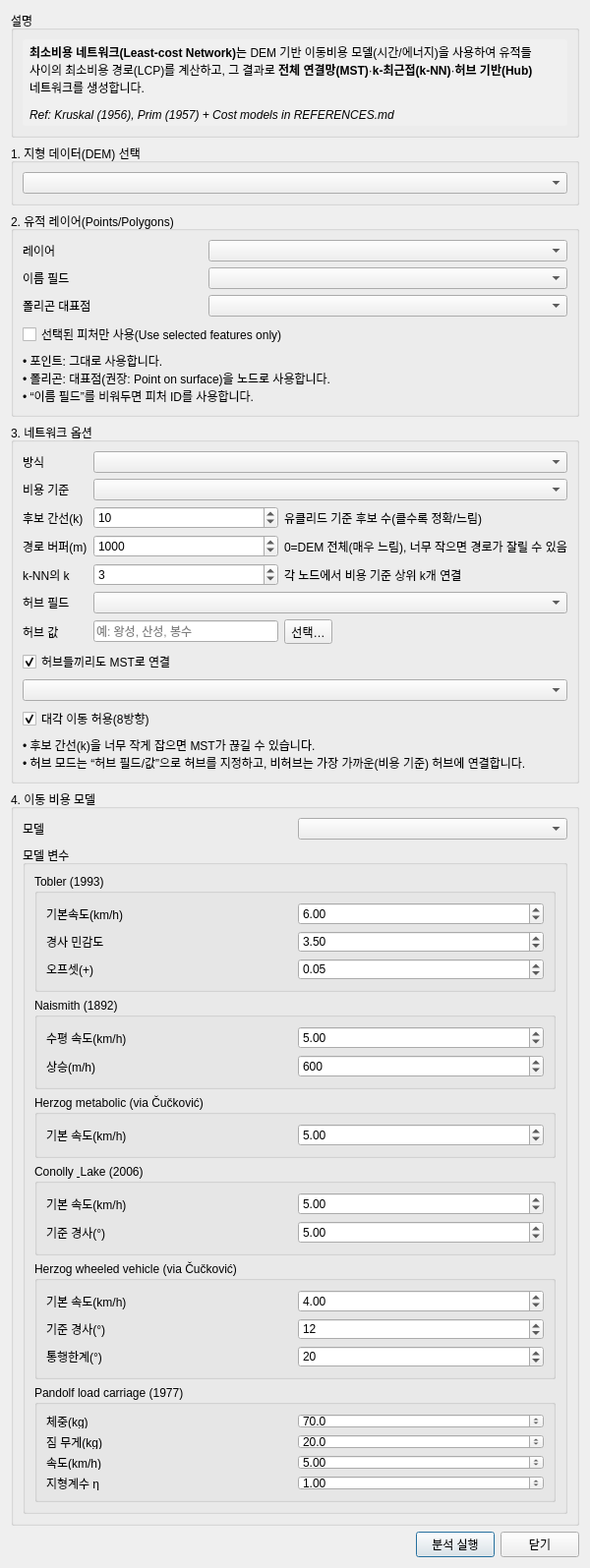
<?xml version="1.0" encoding="UTF-8"?>
<ui version="4.0">
 <class>CostNetworkDialog</class>
 <widget class="QDialog" name="CostNetworkDialog">
  <property name="geometry">
   <rect>
    <x>0</x>
    <y>0</y>
    <width>600</width>
    <height>680</height>
   </rect>
  </property>
  <property name="windowTitle">
   <string>최소비용 네트워크 (Least-cost Network) - ArchToolkit</string>
  </property>
  <layout class="QVBoxLayout" name="verticalLayout">
   <item>
    <widget class="QGroupBox" name="groupInfo">
     <property name="title">
      <string>설명</string>
     </property>
     <layout class="QVBoxLayout" name="verticalLayout_Info">
      <item>
       <widget class="QLabel" name="lblDescription">
        <property name="text">
         <string>&lt;html&gt;&lt;head/&gt;&lt;body&gt;
&lt;p&gt;&lt;span style=&quot;font-weight:600;&quot;&gt;최소비용 네트워크(Least-cost Network)&lt;/span&gt;는 DEM 기반 이동비용 모델(시간/에너지)을 사용하여 유적들 사이의 최소비용 경로(LCP)를 계산하고, 그 결과로 &lt;b&gt;전체 연결망(MST)&lt;/b&gt;·&lt;b&gt;k-최근접(k-NN)&lt;/b&gt;·&lt;b&gt;허브 기반(Hub)&lt;/b&gt; 네트워크를 생성합니다.&lt;/p&gt;
&lt;p&gt;&lt;span style=&quot;font-style:italic;&quot;&gt;Ref: Kruskal (1956), Prim (1957) + Cost models in REFERENCES.md&lt;/span&gt;&lt;/p&gt;
&lt;/body&gt;&lt;/html&gt;</string>
        </property>
        <property name="wordWrap">
         <bool>true</bool>
        </property>
        <property name="styleSheet">
         <string>background-color: #f0f0f0; padding: 4px; border-radius: 3px;</string>
        </property>
       </widget>
      </item>
     </layout>
    </widget>
   </item>
   <item>
    <widget class="QGroupBox" name="groupDem">
     <property name="title">
      <string>1. 지형 데이터(DEM) 선택</string>
     </property>
     <layout class="QVBoxLayout" name="verticalLayout_Dem">
      <item>
       <widget class="QgsMapLayerComboBox" name="cmbDemLayer"/>
      </item>
     </layout>
    </widget>
   </item>
   <item>
    <widget class="QGroupBox" name="groupInput">
     <property name="title">
      <string>2. 유적 레이어(Points/Polygons)</string>
     </property>
     <layout class="QGridLayout" name="gridLayout_Input">
      <item row="0" column="0">
       <widget class="QLabel" name="lblSiteLayer">
        <property name="text">
         <string>레이어</string>
        </property>
       </widget>
      </item>
      <item row="0" column="1" colspan="2">
       <widget class="QgsMapLayerComboBox" name="cmbSiteLayer"/>
      </item>
      <item row="1" column="0">
       <widget class="QLabel" name="lblNameField">
        <property name="text">
         <string>이름 필드</string>
        </property>
       </widget>
      </item>
      <item row="1" column="1" colspan="2">
       <widget class="QComboBox" name="cmbNameField"/>
      </item>
      <item row="2" column="0">
       <widget class="QLabel" name="lblPolyMode">
        <property name="text">
         <string>폴리곤 대표점</string>
        </property>
       </widget>
      </item>
      <item row="2" column="1" colspan="2">
       <widget class="QComboBox" name="cmbPolyPointMode"/>
      </item>
      <item row="3" column="0" colspan="3">
       <widget class="QCheckBox" name="chkSelectedOnly">
        <property name="text">
         <string>선택된 피처만 사용(Use selected features only)</string>
        </property>
        <property name="checked">
         <bool>false</bool>
        </property>
       </widget>
      </item>
      <item row="4" column="0" colspan="3">
       <widget class="QLabel" name="lblInputHelp">
        <property name="text">
         <string>&lt;html&gt;• 포인트: 그대로 사용합니다.&lt;br/&gt;• 폴리곤: 대표점(권장: Point on surface)을 노드로 사용합니다.&lt;br/&gt;• “이름 필드”를 비워두면 피처 ID를 사용합니다.&lt;/html&gt;</string>
        </property>
        <property name="wordWrap">
         <bool>true</bool>
        </property>
       </widget>
      </item>
     </layout>
    </widget>
   </item>
   <item>
    <widget class="QGroupBox" name="groupNetwork">
     <property name="title">
      <string>3. 네트워크 옵션</string>
     </property>
     <layout class="QGridLayout" name="gridLayout_Network">
      <item row="0" column="0">
       <widget class="QLabel" name="lblNetworkMode">
        <property name="text">
         <string>방식</string>
        </property>
       </widget>
      </item>
      <item row="0" column="1" colspan="2">
       <widget class="QComboBox" name="cmbNetworkMode"/>
      </item>
      <item row="1" column="0">
       <widget class="QLabel" name="lblCostMode">
        <property name="text">
         <string>비용 기준</string>
        </property>
       </widget>
      </item>
      <item row="1" column="1" colspan="2">
       <widget class="QComboBox" name="cmbCostMode"/>
      </item>
      <item row="2" column="0">
       <widget class="QLabel" name="lblCandidateK">
        <property name="text">
         <string>후보 간선(k)</string>
        </property>
       </widget>
      </item>
      <item row="2" column="1">
       <widget class="QSpinBox" name="spinCandidateK">
        <property name="minimum">
         <number>2</number>
        </property>
        <property name="maximum">
         <number>2000</number>
        </property>
        <property name="value">
         <number>10</number>
        </property>
       </widget>
      </item>
      <item row="2" column="2">
       <widget class="QLabel" name="lblCandidateKHint">
        <property name="text">
         <string>유클리드 기준 후보 수(클수록 정확/느림)</string>
        </property>
       </widget>
      </item>
      <item row="3" column="0">
       <widget class="QLabel" name="lblPairBuffer">
        <property name="text">
         <string>경로 버퍼(m)</string>
        </property>
       </widget>
      </item>
      <item row="3" column="1">
       <widget class="QDoubleSpinBox" name="spinPairBuffer">
        <property name="decimals">
         <number>0</number>
        </property>
        <property name="minimum">
         <double>0.000000000000000</double>
        </property>
        <property name="maximum">
         <double>10000000.000000000000000</double>
        </property>
        <property name="singleStep">
         <double>100.000000000000000</double>
        </property>
        <property name="value">
         <double>1000.000000000000000</double>
        </property>
       </widget>
      </item>
      <item row="3" column="2">
       <widget class="QLabel" name="lblPairBufferHint">
        <property name="text">
         <string>0=DEM 전체(매우 느림), 너무 작으면 경로가 잘릴 수 있음</string>
        </property>
       </widget>
      </item>
      <item row="4" column="0">
       <widget class="QLabel" name="lblKnnK">
        <property name="text">
         <string>k-NN의 k</string>
        </property>
       </widget>
      </item>
      <item row="4" column="1">
       <widget class="QSpinBox" name="spinKnnK">
        <property name="minimum">
         <number>1</number>
        </property>
        <property name="maximum">
         <number>2000</number>
        </property>
        <property name="value">
         <number>3</number>
        </property>
       </widget>
      </item>
      <item row="4" column="2">
       <widget class="QLabel" name="lblKnnKHint">
        <property name="text">
         <string>각 노드에서 비용 기준 상위 k개 연결</string>
        </property>
       </widget>
      </item>
      <item row="5" column="0">
       <widget class="QLabel" name="lblHubField">
        <property name="text">
         <string>허브 필드</string>
        </property>
       </widget>
      </item>
      <item row="5" column="1" colspan="2">
       <widget class="QComboBox" name="cmbHubField"/>
      </item>
      <item row="6" column="0">
       <widget class="QLabel" name="lblHubValues">
        <property name="text">
         <string>허브 값</string>
        </property>
       </widget>
      </item>
      <item row="6" column="1">
       <widget class="QLineEdit" name="txtHubValues">
        <property name="placeholderText">
         <string>예: 왕성, 산성, 봉수</string>
        </property>
       </widget>
      </item>
      <item row="6" column="2">
       <widget class="QToolButton" name="btnPickHubValues">
        <property name="text">
         <string>선택…</string>
        </property>
       </widget>
      </item>
      <item row="7" column="0" colspan="3">
       <widget class="QCheckBox" name="chkHubConnectMst">
        <property name="text">
         <string>허브들끼리도 MST로 연결</string>
        </property>
        <property name="checked">
         <bool>true</bool>
        </property>
       </widget>
      </item>
      <item row="8" column="0" colspan="3">
       <widget class="QComboBox" name="cmbSymmetrize"/>
      </item>
      <item row="9" column="0" colspan="3">
       <widget class="QCheckBox" name="chkDiagonal">
        <property name="text">
         <string>대각 이동 허용(8방향)</string>
        </property>
        <property name="checked">
         <bool>true</bool>
        </property>
       </widget>
      </item>
      <item row="10" column="0" colspan="3">
       <widget class="QLabel" name="lblNetworkHelp">
        <property name="text">
         <string>&lt;html&gt;• 후보 간선(k)을 너무 작게 잡으면 MST가 끊길 수 있습니다.&lt;br/&gt;• 허브 모드는 “허브 필드/값”으로 허브를 지정하고, 비허브는 가장 가까운(비용 기준) 허브에 연결합니다.&lt;/html&gt;</string>
        </property>
        <property name="wordWrap">
         <bool>true</bool>
        </property>
       </widget>
      </item>
     </layout>
    </widget>
   </item>
   <item>
    <widget class="QGroupBox" name="groupModel">
     <property name="title">
      <string>4. 이동 비용 모델</string>
     </property>
     <layout class="QGridLayout" name="gridLayout_Model">
      <item row="0" column="0">
       <widget class="QLabel" name="lblModel">
        <property name="text">
         <string>모델</string>
        </property>
       </widget>
      </item>
      <item row="0" column="1">
       <widget class="QComboBox" name="cmbModel"/>
      </item>
      <item row="1" column="0" colspan="2">
       <widget class="QGroupBox" name="groupModelParams">
        <property name="title">
         <string>모델 변수</string>
        </property>
        <layout class="QVBoxLayout" name="verticalLayout_ModelParams">
         <item>
          <widget class="QGroupBox" name="groupToblerParams">
           <property name="title">
            <string>Tobler (1993)</string>
           </property>
           <layout class="QGridLayout" name="gridLayout_Tobler">
            <item row="0" column="0">
             <widget class="QLabel" name="lblToblerBaseSpeed">
              <property name="text">
               <string>기본속도(km/h)</string>
              </property>
             </widget>
            </item>
            <item row="0" column="1">
             <widget class="QDoubleSpinBox" name="spinToblerBaseKmh">
              <property name="decimals">
               <number>2</number>
              </property>
              <property name="minimum">
               <double>0.100000000000000</double>
              </property>
              <property name="maximum">
               <double>20.000000000000000</double>
              </property>
              <property name="singleStep">
               <double>0.500000000000000</double>
              </property>
              <property name="value">
               <double>6.000000000000000</double>
              </property>
             </widget>
            </item>
            <item row="1" column="0">
             <widget class="QLabel" name="lblToblerSlopeFactor">
              <property name="text">
               <string>경사 민감도</string>
              </property>
             </widget>
            </item>
            <item row="1" column="1">
             <widget class="QDoubleSpinBox" name="spinToblerSlopeFactor">
              <property name="decimals">
               <number>2</number>
              </property>
              <property name="minimum">
               <double>0.000000000000000</double>
              </property>
              <property name="maximum">
               <double>20.000000000000000</double>
              </property>
              <property name="singleStep">
               <double>0.100000000000000</double>
              </property>
              <property name="value">
               <double>3.500000000000000</double>
              </property>
             </widget>
            </item>
            <item row="2" column="0">
             <widget class="QLabel" name="lblToblerOffset">
              <property name="text">
               <string>오프셋(+)</string>
              </property>
             </widget>
            </item>
            <item row="2" column="1">
             <widget class="QDoubleSpinBox" name="spinToblerOffset">
              <property name="decimals">
               <number>2</number>
              </property>
              <property name="minimum">
               <double>-1.000000000000000</double>
              </property>
              <property name="maximum">
               <double>1.000000000000000</double>
              </property>
              <property name="singleStep">
               <double>0.010000000000000</double>
              </property>
              <property name="value">
               <double>0.050000000000000</double>
              </property>
             </widget>
            </item>
           </layout>
          </widget>
         </item>
         <item>
          <widget class="QGroupBox" name="groupNaismithParams">
           <property name="title">
            <string>Naismith (1892)</string>
           </property>
           <layout class="QGridLayout" name="gridLayout_Naismith">
            <item row="0" column="0">
             <widget class="QLabel" name="lblNaismithSpeed">
              <property name="text">
               <string>수평 속도(km/h)</string>
              </property>
             </widget>
            </item>
            <item row="0" column="1">
             <widget class="QDoubleSpinBox" name="spinNaismithSpeedKmh">
              <property name="decimals">
               <number>2</number>
              </property>
              <property name="minimum">
               <double>0.100000000000000</double>
              </property>
              <property name="maximum">
               <double>20.000000000000000</double>
              </property>
              <property name="singleStep">
               <double>0.500000000000000</double>
              </property>
              <property name="value">
               <double>5.000000000000000</double>
              </property>
             </widget>
            </item>
            <item row="1" column="0">
             <widget class="QLabel" name="lblNaismithAscent">
              <property name="text">
               <string>상승(m/h)</string>
              </property>
             </widget>
            </item>
            <item row="1" column="1">
             <widget class="QDoubleSpinBox" name="spinNaismithAscentMph">
              <property name="decimals">
               <number>0</number>
              </property>
              <property name="minimum">
               <double>1.000000000000000</double>
              </property>
              <property name="maximum">
               <double>5000.000000000000000</double>
              </property>
              <property name="singleStep">
               <double>50.000000000000000</double>
              </property>
              <property name="value">
               <double>600.000000000000000</double>
              </property>
             </widget>
            </item>
           </layout>
          </widget>
         </item>
         <item>
          <widget class="QGroupBox" name="groupHerzogMetabolicParams">
           <property name="title">
            <string>Herzog metabolic (via Čučković)</string>
           </property>
           <layout class="QGridLayout" name="gridLayout_HerzogMetabolic">
            <item row="0" column="0">
             <widget class="QLabel" name="lblHerzogBaseSpeed">
              <property name="text">
               <string>기본 속도(km/h)</string>
              </property>
             </widget>
            </item>
            <item row="0" column="1">
             <widget class="QDoubleSpinBox" name="spinHerzogBaseKmh">
              <property name="decimals">
               <number>2</number>
              </property>
              <property name="minimum">
               <double>0.100000000000000</double>
              </property>
              <property name="maximum">
               <double>20.000000000000000</double>
              </property>
              <property name="singleStep">
               <double>0.500000000000000</double>
              </property>
              <property name="value">
               <double>5.000000000000000</double>
              </property>
             </widget>
            </item>
           </layout>
          </widget>
         </item>
         <item>
          <widget class="QGroupBox" name="groupConollyLakeParams">
           <property name="title">
            <string>Conolly &amp; Lake (2006)</string>
           </property>
           <layout class="QGridLayout" name="gridLayout_ConollyLake">
            <item row="0" column="0">
             <widget class="QLabel" name="lblConollyBaseSpeed">
              <property name="text">
               <string>기본 속도(km/h)</string>
              </property>
             </widget>
            </item>
            <item row="0" column="1">
             <widget class="QDoubleSpinBox" name="spinConollyBaseKmh">
              <property name="decimals">
               <number>2</number>
              </property>
              <property name="minimum">
               <double>0.100000000000000</double>
              </property>
              <property name="maximum">
               <double>20.000000000000000</double>
              </property>
              <property name="singleStep">
               <double>0.500000000000000</double>
              </property>
              <property name="value">
               <double>5.000000000000000</double>
              </property>
             </widget>
            </item>
            <item row="1" column="0">
             <widget class="QLabel" name="lblConollyRefSlope">
              <property name="text">
               <string>기준 경사(°)</string>
              </property>
             </widget>
            </item>
            <item row="1" column="1">
             <widget class="QDoubleSpinBox" name="spinConollyRefSlopeDeg">
              <property name="toolTip">
               <string>경사 페널티가 본격적으로 커지기 시작하는 기준 경사(°). 값이 작을수록 약한 경사에도 페널티가 커집니다. (기본값: 5°)</string>
              </property>
              <property name="decimals">
               <number>2</number>
              </property>
              <property name="minimum">
               <double>0.100000000000000</double>
              </property>
              <property name="maximum">
               <double>30.000000000000000</double>
              </property>
              <property name="singleStep">
               <double>0.100000000000000</double>
              </property>
              <property name="value">
               <double>5.000000000000000</double>
              </property>
             </widget>
            </item>
           </layout>
          </widget>
         </item>
         <item>
          <widget class="QGroupBox" name="groupHerzogWheeledParams">
           <property name="title">
            <string>Herzog wheeled vehicle (via Čučković)</string>
           </property>
           <layout class="QGridLayout" name="gridLayout_HerzogWheeled">
            <item row="0" column="0">
             <widget class="QLabel" name="lblWheeledBaseSpeed">
              <property name="text">
               <string>기본 속도(km/h)</string>
              </property>
             </widget>
            </item>
            <item row="0" column="1">
             <widget class="QDoubleSpinBox" name="spinWheeledBaseKmh">
              <property name="decimals">
               <number>2</number>
              </property>
              <property name="minimum">
               <double>0.100000000000000</double>
              </property>
              <property name="maximum">
               <double>20.000000000000000</double>
              </property>
              <property name="singleStep">
               <double>0.500000000000000</double>
              </property>
              <property name="value">
               <double>4.000000000000000</double>
              </property>
             </widget>
            </item>
            <item row="1" column="0">
             <widget class="QLabel" name="lblWheeledCriticalSlope">
              <property name="text">
               <string>기준 경사(°)</string>
              </property>
             </widget>
            </item>
            <item row="1" column="1">
             <widget class="QDoubleSpinBox" name="spinWheeledCriticalSlopeDeg">
              <property name="decimals">
               <number>0</number>
              </property>
              <property name="minimum">
               <double>1.000000000000000</double>
              </property>
              <property name="maximum">
               <double>80.000000000000000</double>
              </property>
              <property name="singleStep">
               <double>1.000000000000000</double>
              </property>
              <property name="value">
               <double>12.000000000000000</double>
              </property>
             </widget>
            </item>
            <item row="2" column="0">
             <widget class="QLabel" name="lblWheeledMaxSlope">
              <property name="text">
               <string>통행한계(°)</string>
              </property>
             </widget>
            </item>
            <item row="2" column="1">
             <widget class="QDoubleSpinBox" name="spinWheeledMaxSlopeDeg">
              <property name="decimals">
               <number>0</number>
              </property>
              <property name="minimum">
               <double>1.000000000000000</double>
              </property>
              <property name="maximum">
               <double>89.000000000000000</double>
              </property>
              <property name="singleStep">
               <double>1.000000000000000</double>
              </property>
              <property name="value">
               <double>20.000000000000000</double>
              </property>
             </widget>
            </item>
           </layout>
          </widget>
         </item>
         <item>
          <widget class="QGroupBox" name="groupPandolfParams">
           <property name="title">
            <string>Pandolf load carriage (1977)</string>
           </property>
           <layout class="QGridLayout" name="gridLayout_Pandolf">
            <item row="0" column="0">
             <widget class="QLabel" name="lblPandolfBody">
              <property name="text">
               <string>체중(kg)</string>
              </property>
             </widget>
            </item>
            <item row="0" column="1">
             <widget class="QDoubleSpinBox" name="spinPandolfBodyKg">
              <property name="decimals">
               <number>1</number>
              </property>
              <property name="minimum">
               <double>1.000000000000000</double>
              </property>
              <property name="maximum">
               <double>300.000000000000000</double>
              </property>
              <property name="singleStep">
               <double>1.000000000000000</double>
              </property>
              <property name="value">
               <double>70.000000000000000</double>
              </property>
             </widget>
            </item>
            <item row="1" column="0">
             <widget class="QLabel" name="lblPandolfLoad">
              <property name="text">
               <string>짐 무게(kg)</string>
              </property>
             </widget>
            </item>
            <item row="1" column="1">
             <widget class="QDoubleSpinBox" name="spinPandolfLoadKg">
              <property name="decimals">
               <number>1</number>
              </property>
              <property name="minimum">
               <double>0.000000000000000</double>
              </property>
              <property name="maximum">
               <double>300.000000000000000</double>
              </property>
              <property name="singleStep">
               <double>1.000000000000000</double>
              </property>
              <property name="value">
               <double>20.000000000000000</double>
              </property>
             </widget>
            </item>
            <item row="2" column="0">
             <widget class="QLabel" name="lblPandolfSpeed">
              <property name="text">
               <string>속도(km/h)</string>
              </property>
             </widget>
            </item>
            <item row="2" column="1">
             <widget class="QDoubleSpinBox" name="spinPandolfSpeedKmh">
              <property name="decimals">
               <number>2</number>
              </property>
              <property name="minimum">
               <double>0.100000000000000</double>
              </property>
              <property name="maximum">
               <double>20.000000000000000</double>
              </property>
              <property name="singleStep">
               <double>0.500000000000000</double>
              </property>
              <property name="value">
               <double>5.000000000000000</double>
              </property>
             </widget>
            </item>
            <item row="3" column="0">
             <widget class="QLabel" name="lblPandolfTerrain">
              <property name="text">
               <string>지형계수 η</string>
              </property>
             </widget>
            </item>
            <item row="3" column="1">
             <widget class="QDoubleSpinBox" name="spinPandolfTerrainFactor">
              <property name="decimals">
               <number>2</number>
              </property>
              <property name="minimum">
               <double>0.100000000000000</double>
              </property>
              <property name="maximum">
               <double>10.000000000000000</double>
              </property>
              <property name="singleStep">
               <double>0.100000000000000</double>
              </property>
              <property name="value">
               <double>1.000000000000000</double>
              </property>
             </widget>
            </item>
           </layout>
          </widget>
         </item>
        </layout>
       </widget>
      </item>
     </layout>
    </widget>
   </item>
   <item>
    <layout class="QHBoxLayout" name="horizontalLayout_Buttons">
     <item>
      <spacer name="horizontalSpacer">
       <property name="orientation">
        <enum>Qt::Horizontal</enum>
       </property>
       <property name="sizeHint" stdset="0">
        <size>
         <width>40</width>
         <height>20</height>
        </size>
       </property>
      </spacer>
     </item>
     <item>
      <widget class="QPushButton" name="btnRun">
       <property name="text">
        <string>분석 실행</string>
       </property>
      </widget>
     </item>
     <item>
      <widget class="QPushButton" name="btnClose">
       <property name="text">
        <string>닫기</string>
       </property>
      </widget>
     </item>
    </layout>
   </item>
  </layout>
 </widget>
 <customwidgets>
  <customwidget>
   <class>QgsMapLayerComboBox</class>
   <extends>QComboBox</extends>
   <header>qgis.gui</header>
  </customwidget>
 </customwidgets>
 <resources/>
 <connections/>
</ui>
